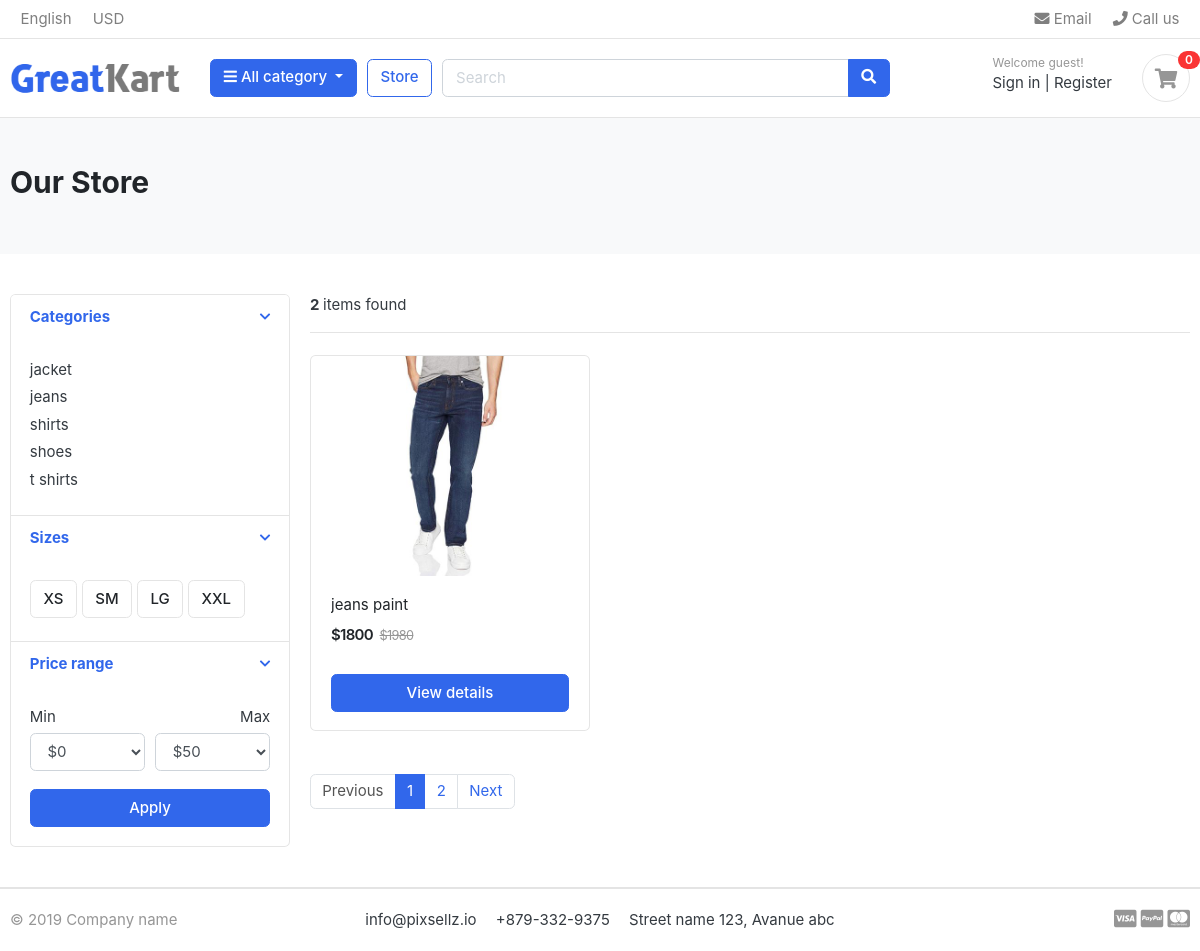
Page /store/category/jeans/ on the committed database.
### Category/models.py (models this page shows, shortened)
class Category(models.Model):
    category_name=models.CharField(max_length=50,unique=True);
    slug=models.SlugField(max_length=100,unique=True)
    descriptions=models.TextField(max_length=255,blank=True);
    category_image=models.ImageField(upload_to='photos/categories',blank=True)
    class Meta:
        verbose_name_plural = "categories"

### store/models.py (models this page shows, shortened)
class Product(models.Model):
    product_name=models.CharField(max_length=500)
    slug=models.SlugField(max_length=200,unique=True)
    description=models.TextField(max_length=500,blank=True)
    images=models.ImageField(upload_to='photos/products')
    stock=models.IntegerField()
    price=models.IntegerField()
    is_available=models.BooleanField(default=True)
    category=models.ForeignKey(Category,on_delete=models.CASCADE)
    created_date=models.DateTimeField(auto_now_add=True)
    modified_at=models.DateTimeField(auto_now=True)
    def get_url(self):
        return reverse('product_details',args=[self.category.slug, self.slug])

### store/views.py (the view)
# urls.py: path('store/',include('store.urls')),
def store(request,category_slug=None):
    if category_slug!=None:
        categories=get_object_or_404(Category,slug=category_slug)
        all_product=Product.objects.all().filter(is_available=True,category=categories)
        paginator=Paginator(all_product,1)
        page=request.GET.get('page')
        paged_products=paginator.get_page(page)
        count=all_product.count()
    else:
       all_product=Product.objects.all().filter(is_available=True).order_by('id')
       paginator=Paginator(all_product,6)
       page=request.GET.get('page')
       paged_products=paginator.get_page(page)
       count=all_product.count()
    context={
        'all_products':paged_products,
        'count':count,
    }
    return render(request,'store/store.html',context)

### Category/context_processors.py (called while the page is built)
def menu_links(request):
    links=Category.objects.all()
    return dict(links=links)

### cart/context_processors.py (called while the page is built)
def _cart_id(request):
    cart=request.session.session_key
    if not cart:
        cart=request.session.create()
    return cart

def counter(request):
    cart_count=0
    if 'admin' in request.path:
        return {}
    else:
        try:
            cart=Cart.objects.filter(cart_id=_cart_id(request))
            cart_items=Cartitem.objects.all().filter(cart=cart[:1])
            for item in cart_items:
                cart_count=cart_count+item.quantity
        except Cart.DoesNotExist:
            cart_count=0
    return dict(cart_count=cart_count)

### templates/store/store.html (shortened to what this page needs)
{% extends 'base.html' %}
{% load static %}
{% block content %}
<section class="section-pagetop bg">
	<div class="container">
		{% if 'search' in request.path %}
		<h2 class="title-page">Search Result</h2>
		{% else %}
		<h2 class="title-page">Our Store</h2>
		{% endif %}
	</div>
</section>
<section class="section-content padding-y">
	<div class="container">
		<div class="row">
			<aside class="col-md-3">
				<div class="card">
					<article class="filter-group">
						<header class="card-header">
							<a href="#" data-toggle="collapse" data-target="#collapse_1" aria-expanded="true" class="">
								<i class="icon-control fa fa-chevron-down"></i>
								<h6 class="title">Categories</h6>
							</a>
						</header>
						<div class="filter-content collapse show" id="collapse_1" style="">
							<div class="card-body">
								<ul class="list-menu">
									{% for category in links %}
									<li><a href="{% url 'product_by_category' category.slug %}">{{category.category_name}}
										</a></li>
									{% endfor %}
								</ul>
							</div>
						</div>
					</article>
					<article class="filter-group">
						<header class="card-header">
							<a href="#" data-toggle="collapse" data-target="#collapse_4" aria-expanded="true" class="">
								<i class="icon-control fa fa-chevron-down"></i>
								<h6 class="title">Sizes </h6>
							</a>
						</header>
						<div class="filter-content collapse show" id="collapse_4" style="">
							<div class="card-body">
								<label class="checkbox-btn">
									<span class="btn btn-light"> XS </span>
								</label>
								<label class="checkbox-btn">
									<span class="btn btn-light"> SM </span>
								</label>
								<label class="checkbox-btn">
									<span class="btn btn-light"> LG </span>
								</label>
								<label class="checkbox-btn">
									<span class="btn btn-light"> XXL </span>
								</label>
							</div>
						</div>
					</article>
					<article class="filter-group">
						<header class="card-header">
							<a href="#" data-toggle="collapse" data-target="#collapse_3" aria-expanded="true" class="">
								<i class="icon-control fa fa-chevron-down"></i>
								<h6 class="title">Price range </h6>
							</a>
						</header>
						<div class="filter-content collapse show" id="collapse_3" style="">
							<div class="card-body">
								<div class="form-row">
									<div class="form-group col-md-6">
										<label>Min</label>
										<select class="mr-2 form-control">
											<option value="0">$0</option>
										</select>
									</div>
									<div class="form-group text-right col-md-6">
										<label>Max</label>
										<select class="mr-2 form-control">
											<option value="50">$50</option>
										</select>
									</div>
								</div>
								<button class="btn btn-block btn-primary">Apply</button>
							</div>
						</div>
					</article>
				</div>
			</aside>
			<main class="col-md-9">
				<header class="border-bottom mb-4 pb-3">
					<div class="form-inline">
						<span class="mr-md-auto"> <b>{{count}} </b> items found</span>
					</div>
				</header>
				<div class="row">
					{% if all_products %}
					{% for product in all_products %}
					<div class="col-md-4">
						<figure class="card card-product-grid">
							<div class="img-wrap">
								<a href="{{product.get_url}}"><img src="{{product.images.url}}"></a>
							</div>
							<figcaption class="info-wrap">
								<div class="fix-height">
									<a href="{{product.get_url}}" class="title">{{product.product_name}}</a>
									<div class="price-wrap mt-2">
										<span class="price">${{product.price}}</span>
										<del class="price-old">$1980</del>
									</div>
								</div>
								<a href="{{product.get_url}}" class=" btn btn-block btn-primary ">View details </a>
							</figcaption>
						</figure>
					</div>
					{% endfor %}
					{% else %}
					<h2 class="title-page" > No Search items are found! please try again</h2>
					{% endif %}
				</div>
				<nav class="mt-4" aria-label="Page navigation sample">
					{% if all_products.has_other_pages %}
					<ul class="pagination">
						{% if all_products.has_previous %}
						<li class="page-item "><a class="page-link"
								href="?page={{all_products.previous_page_number}}">Previous</a></li>
						{% else %}
						<li class="page-item disabled"><a class="page-link" href="">Previous</a></li>
						{% endif %}
						{% for i in all_products.paginator.page_range %}
						{% if all_products.number == i %}
						<li class="page-item active"><a class="page-link" href="#">{{i}}</a></li>
						{% else %}
						<li class="page-item "><a class="page-link" href="?page={{i}}">{{i}}</a></li>
						{% endif %}
						{% endfor %}
						{% if all_products.has_next %}
						<li class="page-item"><a class="page-link active" href="?page={{all_products.next_page_number}}">Next</a></li>
						{% else %}
						<li class="page-item disabled"><a class="page-link " href="#">Next</a></li>
						{% endif %}
					</ul>
					{% endif %}
				</nav>
			</main>
		</div>
	</div>
</section>
{% endblock %}

### static/css/ui.css (style rules this page uses)
html { font-family: "Inter", sans-serif; font-size: 15px; }
.img-wrap { text-align: center; display: block; }
.img-wrap img { max-width: 100%; }
.price-wrap { letter-spacing: -0.7px; }
.padding-y { padding-top: 40px; padding-bottom: 40px; }
figure { margin-bottom: 0; }
article:after, .form-group:after { display: block; clear: both; content: ""; }
.bg { background-color: #f8f9fa; }
.title-page { color: #212529; }
.btn-light { background-color: #fff; border-color: #e4e4e4; }
[class*=list-] li:after { visibility: hidden; display: block; content: ""; overflow: hidden; height: 0; clear: both; }
.list-menu { list-style: none; margin: 0; padding-left: 0; }
.list-menu li { margin-bottom: 5px; }
.list-menu a { color: #343a40; }
[class*=card-product] a.title { color: #212529; display: block; }
[class*=card-product] .img-wrap { overflow: hidden; position: relative; }
[class*=card-product] .img-wrap img { height: 100%; max-width: 100%; width: auto; display: inline-block; -o-object-fit: cover; object-fit: cover; }
.card-product-grid { margin-bottom: 20px; }
.card-product-grid .img-wrap { border-radius: 0.2rem 0.2rem 0 0; height: 220px; }
.card-product-grid .info-wrap { overflow: hidden; padding: 18px 20px; }
.card-product-grid .fix-height { height: 80px; overflow: hidden; }
.card .img-wrap { overflow: hidden; }
.price { font-weight: 600; color: #212529; }
.price-old { color: #969696; margin-left: 3px; font-size: 85%; }
.icon-control { margin-top: 5px; float: right; font-size: 80%; }
.card-header .title { margin-bottom: 0; line-height: 1.5; }
.filter-group { border-bottom: 1px solid #e4e4e4; }
.filter-group .card-header { border-bottom: 0; }
.filter-group:last-child { border-bottom: 0; }
.checkbox-btn { position: relative; }
.section-pagetop { padding: 45px 0; }

### rows in the picture
Category: category_name "jacket"
Category: category_name "jeans"
Category: category_name "shirts"
Category: category_name "shoes"
Category: category_name "t shirts"
Product: images (picture), product_name "jeans paint", price "1800"

### other values in the picture
{{ cart_count }} "0"
{{ count }} "2"
{{ i }} "1"
{{ i }} "2"
